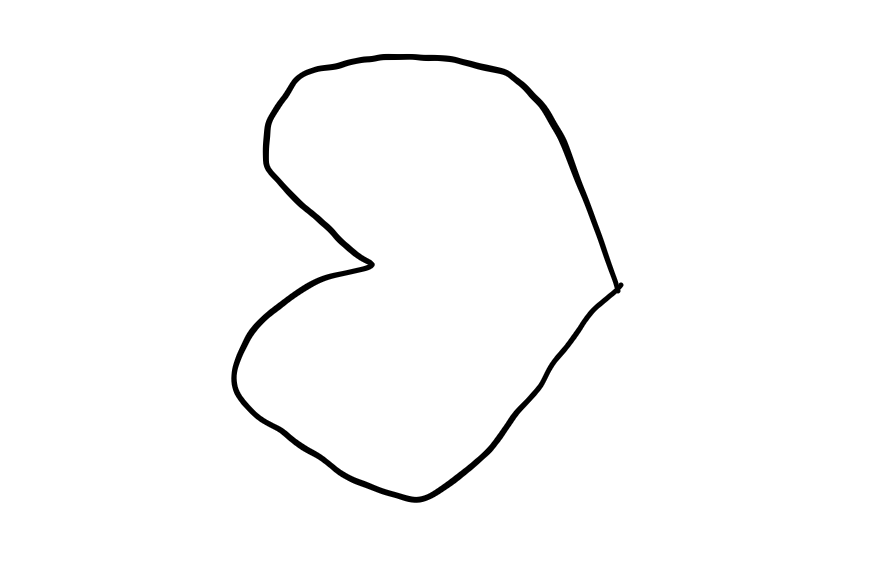
#> input picture img/z.png, 876 x 564 px
$ python app.py
#> lines starting #> are read from the running program, lines starting #| are printed output that depends on the picture; after the words box and inside, x2 and y2 are one past the last pixel; in counts of white or black regions, pixels touching at a corner belong together
import cv2
import numpy as np

filename = 'img/z.png'

img_gray = cv2.imread(filename, 0)
#> img_gray is the input picture: shape (564, 876); min 0, max 255, mean 250.7

lastimage=np.full((len(img_gray),len(img_gray[0])),255,"uint8")
#> lastimage: shape (564, 876); every value is 255

pixel=5*2

print(len(img_gray[0]),len(img_gray))
#| 876 564

x=[]
y=[]
for i in range(len(img_gray[0])):
	if i%pixel!=0:
		continue
	cnt=0
	for j in range(len(img_gray)):
		if cnt>0:
			cnt=cnt-1
			continue
		if img_gray[j][i]<100:
			cnt = pixel-1
			cv2.circle(lastimage, (i, j), 1, 0, thickness=-1)
			x.append(float(i))
			y.append(float(j))
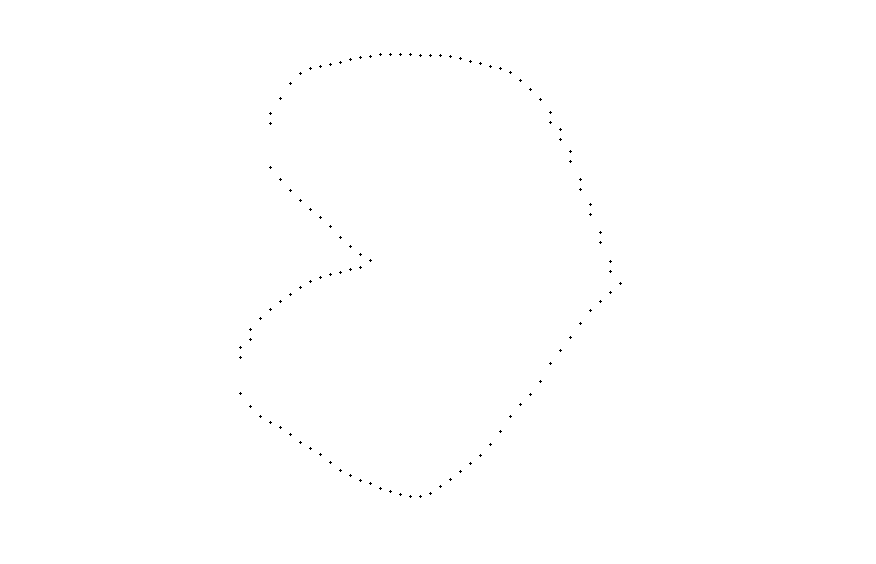
#> lastimage: shape (564, 876); 99.9% white; black in thin lines or dots, all inside (x1, y1, x2, y2) = (239, 53, 622, 498)
#> after the loop, x = 108 values from 240 to 620; y = 108 values, max 496 at index 59, min 54 at index 52, mean 260
cv2.imshow("soblex+y",lastimage)


if cv2.waitKey(0) & 0xff == 27:
#> (key Esc is pressed here)
    cv2.destroyAllWindows()

print(x)
#> (printed output is left out)
print(y)
#> (printed output is left out)
print(len(x))
#| 108
print(len(y))
#| 108

$ run again, with img/a.png copied over img/z.png
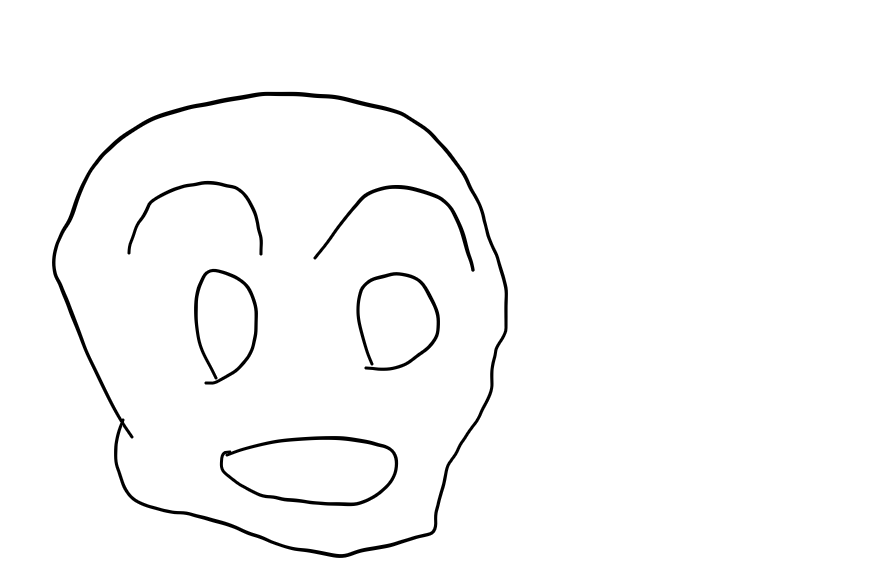
#> input picture img/a.png, 876 x 564 px
#> img_gray is the input picture: shape (564, 876); min 0, max 255, mean 249.7
#| 876 564
#> after the loop `for i in range(len(img_gray[0])):`:
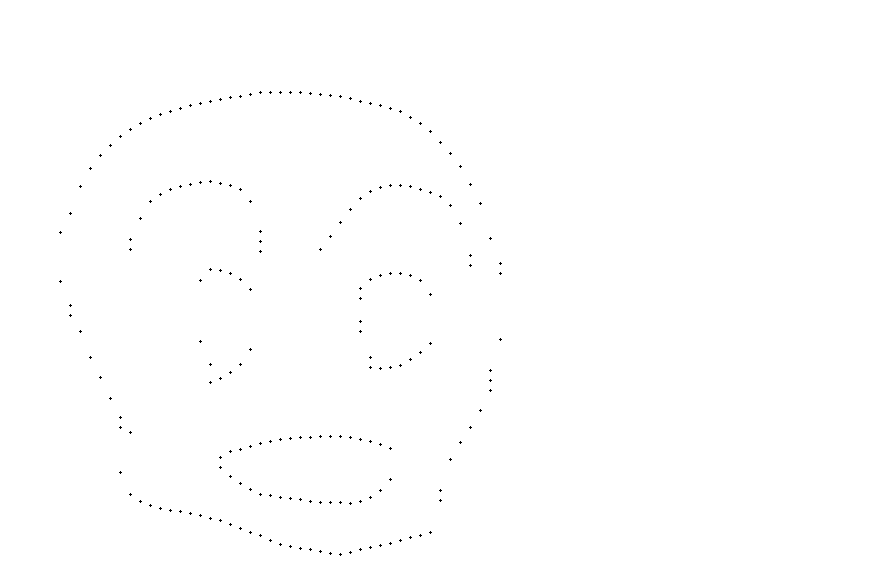
#> lastimage: shape (564, 876); 99.8% white; black in thin lines or dots, all inside (x1, y1, x2, y2) = (59, 91, 502, 556)
#> after the loop `for i in range(len(img_gray[0])):`: x = 200 values from 60 to 500; y = 200 values, max 554 at index 120, min 92 at index 79, mean 325.4
#> (printed output is left out)
#> (printed output is left out)
#| 200
#| 200

$ run again, with img/a1.png copied over img/z.png
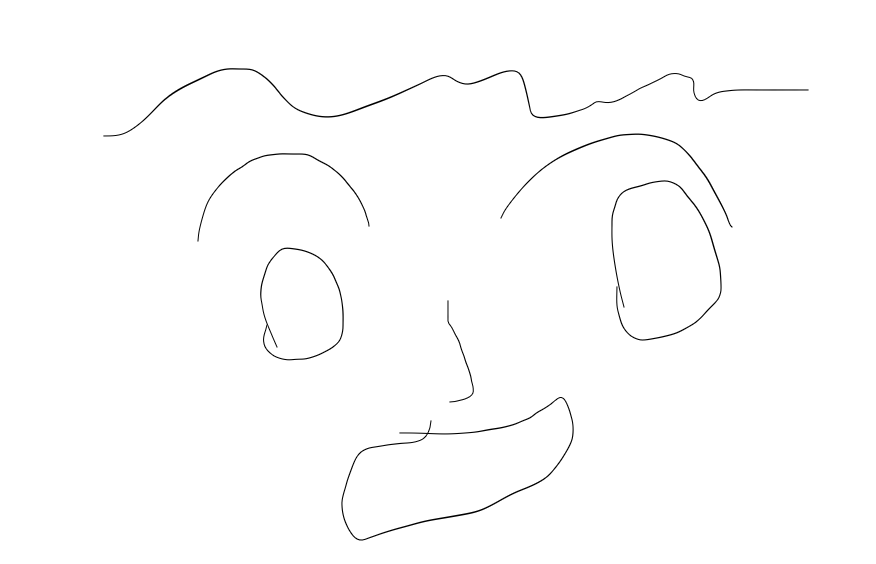
#> input picture img/a1.png, 876 x 564 px
#> img_gray is the input picture: shape (564, 876); min 0, max 255, mean 253.2
#| 876 564
#> after the loop `for i in range(len(img_gray[0])):`:
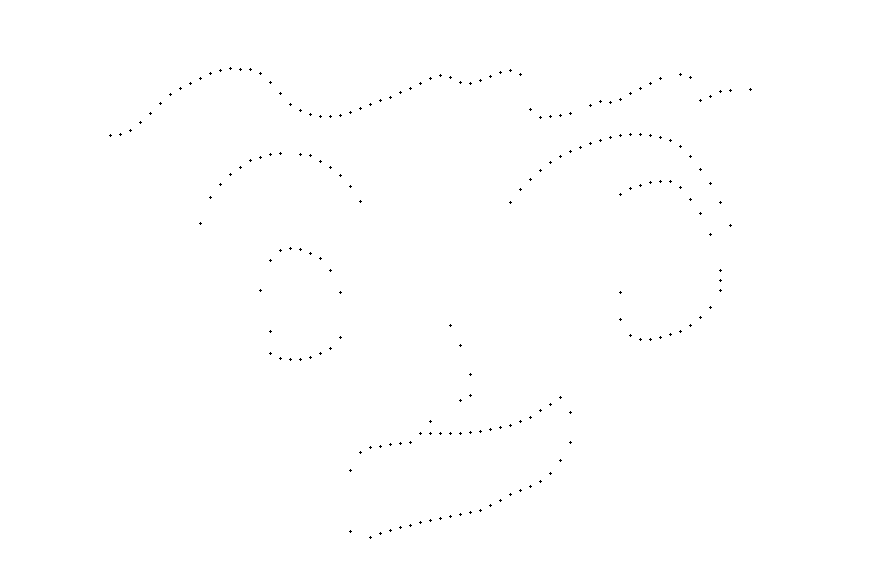
#> lastimage: shape (564, 876); 99.8% white; black in thin lines or dots, all inside (x1, y1, x2, y2) = (109, 67, 752, 539)
#> after the loop `for i in range(len(img_gray[0])):`: x = 194 values from 110 to 750; y = 194 values, max 537 at index 65, min 68 at index 15, mean 244.7
#> (printed output is left out)
#> (printed output is left out)
#| 194
#| 194

$ run again, with img/b1.png copied over img/z.png
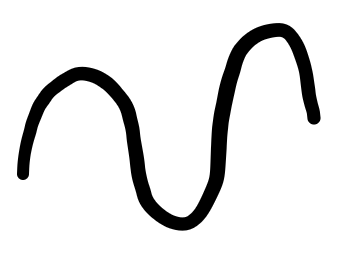
#> input picture img/b1.png, 348 x 256 px
#> img_gray is the input picture: shape (256, 348); min 0, max 255, mean 228
#| 348 256
#> after the loop `for i in range(len(img_gray[0])):`:
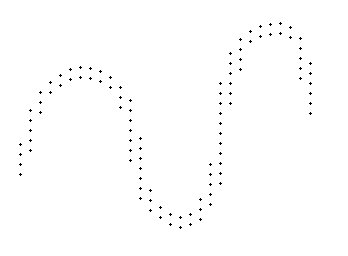
#> lastimage: shape (256, 348); 99.4% white; black in thin lines or dots, all inside (x1, y1, x2, y2) = (19, 22, 312, 229)
#> after the loop `for i in range(len(img_gray[0])):`: x = 104 values from 20 to 310; y = 104 values, max 227 at index 51, min 23 at index 89, mean 117.5
#> (printed output is left out)
#> (printed output is left out)
#| 104
#| 104
